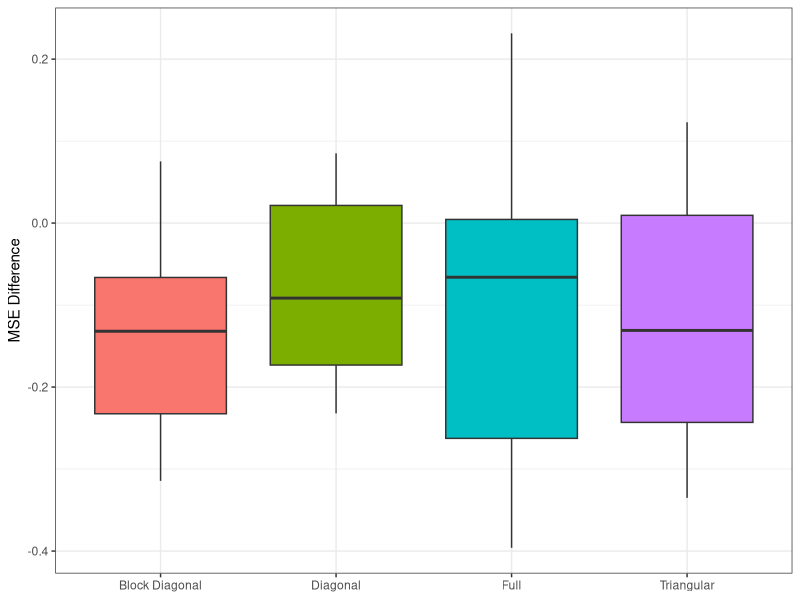

Write the R code that produced this figure.

require(tidyverse)

dMSE = read.csv("dMSE.csv",header=F)


dMSE = t(dMSE)

colnames(dMSE) = c("Triangular", "Full", "Block Diagonal", "Diagonal")


dMSE = pivot_longer(as.data.frame(dMSE),c(1,2,3,4),names_to = "model")


p <- ggplot(dMSE, aes(x=model, y=value, fill=model)) + 
  geom_boxplot() + ylab("MSE Difference") + xlab("") + guides(fill="none")  +
  theme_bw() + theme(axis.title.x=element_blank()) #+ facet_wrap(scale ~ parameter,scales="free_y", nrow=3)
ggsave(
  "MSEdiff.pdf",
  plot = p,
  device = "pdf", width = 6, height=8
)
